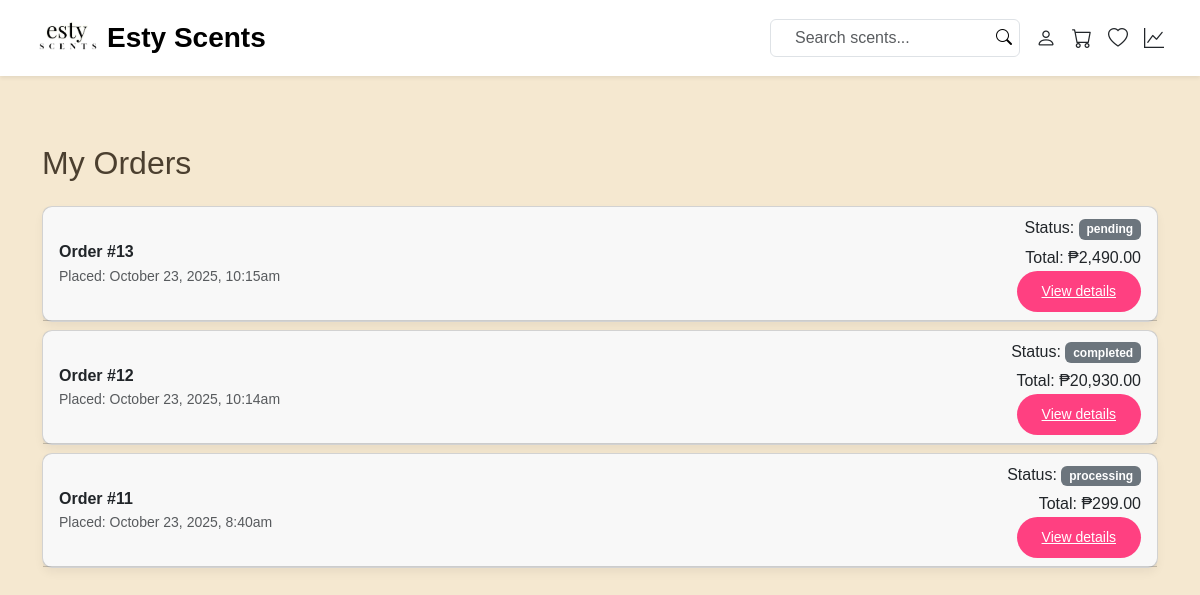
The page /ESTY/my_orders.php (signed in) on the database its author committed.
### tables this page shows
CREATE TABLE `orders` (
  `id` int(11) NOT NULL,
  `customer_name` varchar(100) DEFAULT NULL,
  `email` varchar(100) DEFAULT NULL,
  `address` text DEFAULT NULL,
  `payment_method` varchar(50) DEFAULT NULL,
  `total` decimal(10,2) DEFAULT NULL,
  `created_at` timestamp NOT NULL DEFAULT current_timestamp(),
  `status` enum('pending','processing','completed','cancelled') DEFAULT 'pending',
  `completed_at` datetime DEFAULT NULL
);

### ESTY/my_orders.php (the view, shortened to what this page needs)
<?php
require 'db.php';
$user_id = $_SESSION['user_id'];
$stmt = $conn->prepare("SELECT email FROM users WHERE id = ?");
$stmt->bind_param('i', $user_id);
$stmt->execute();
$res = $stmt->get_result();
$user = $res->fetch_assoc();
$email = $user['email'] ?? null;
$orders = [];
if ($email) {
    $stmt = $conn->prepare("SELECT id, customer_name, email, total, created_at, status FROM orders WHERE email = ? ORDER BY created_at DESC");
    $stmt->bind_param('s', $email);
    $stmt->execute();
    $orders = $stmt->get_result()->fetch_all(MYSQLI_ASSOC);
}
?>
<!DOCTYPE html>
<html lang="en">
<head>
  <link href="https://cdn.jsdelivr.net/npm/bootstrap@5.3.3/dist/css/bootstrap.min.css" rel="stylesheet">
  <link rel="stylesheet" href="https://cdn.jsdelivr.net/npm/bootstrap-icons@1.11.3/font/bootstrap-icons.css">
  <link rel="stylesheet" href="style.css">
</head>
<body>
<?php include 'navbar.php'; ?>
<div class="container my-5 pt-3">
  <h2 class="mb-4">My Orders</h2>
  <?php if (empty($orders)): ?>
    <div class="alert alert-info">You have no orders yet.</div>
  <?php else: ?>
    <div class="accordion" id="ordersAccordion">
      <?php foreach ($orders as $i => $order): ?>
        <div class="card mb-2">
          <div class="card-header d-flex justify-content-between align-items-center" id="heading<?= $order['id'] ?>">
            <div>
              <strong>Order #<?= $order['id'] ?></strong>
              <div class="text-muted small">Placed: <?= date('F j, Y, g:ia', strtotime($order['created_at'])) ?></div>
            </div>
            <div class="text-end">
              <div>Status: <span class="badge bg-secondary"><?= htmlspecialchars($order['status']) ?></span></div>
              <div class="mt-1">Total: ₱<?= number_format($order['total'], 2) ?></div>
              <button class="btn btn-sm btn-link" type="button" data-bs-toggle="collapse" data-bs-target="#collapse<?= $order['id'] ?>" aria-expanded="false" aria-controls="collapse<?= $order['id'] ?>">View details</button>
            </div>
          </div>
        </div>
      <?php endforeach; ?>
    </div>
  <?php endif; ?>
</div>
</body>
</html>

### ESTY/style.css (style rules this page uses)
* { margin: 0; padding: 0; box-sizing: border-box; font-family: Arial, sans-serif; }
html { height: 100%; }
body { background-color: #F5E8D0; color: #4B3F2F; line-height: 1.6; padding-top: 80px; display: flex; flex-direction: column; min-height: 100vh; margin: 0; }
.btn { background: #ff4081 !important; color: #fff !important; border: none !important; border-radius: 25px !important; padding: 10px 25px !important; transition: all 0.3s ease !important; font-weight: 500; }
.card { border-radius: 10px; box-shadow: 0 5px 10px rgba(0, 0, 0, 0.05); transition: none; position: relative; }

### ESTY/my_orders.php (style rules this page uses)
body { padding-top: 80px; }

### rows shown on the page
orders: id "13", created_at "October 23, 2025, 10:15am", status "pending", total "2,490.00"
orders: id "12", created_at "October 23, 2025, 10:14am", status "completed", total "20,930.00"
orders: id "11", created_at "October 23, 2025, 8:40am", status "processing", total "299.00"
